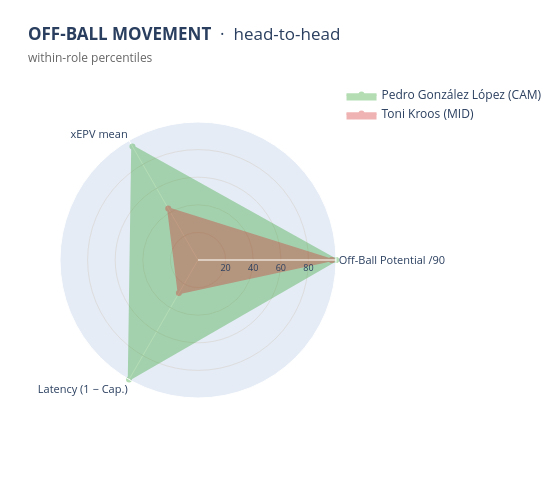

This figure's notebook cell:
### Markdown cell above
### 8.1 — Head-to-head: shadow runner vs trusted threat

We compare the player with the lowest Capitalisation rate among the top-10 by Off-Ball Potential (shadow-runner candidate) against the one with the highest (trusted threat). Both produce a lot of off-ball value; only one sees that value realised.

The pairing the data picks is Pedri against Kroos, and it is the cleanest illustration of the metric. Both are near the top on Off-Ball Potential, so on the volume axis they look alike. The difference is latency: Pedri is served on 16% of the value he offers and Kroos on 50%. On the radar the two polygons sit on top of each other on Potential and pull apart entirely on the Latency axis, Pedri stretched to the edge, Kroos pulled in. Same exposure, opposite outcome: one is a threat his team keeps missing, the other a threat his team uses. URS /90 rewards the first, and that is the behaviour H3 is built to surface.

### Code cell
# Compare a shadow-runner candidate against a trusted-threat candidate.
# Choose the player with the lowest capitalisation_rate among the top-10
# Potential players (≈ shadow runner) and the one with the highest among them.
top10 = elig.nlargest(10, 'off_ball_potential_per90')
shadow  = top10.loc[top10['capitalization_rate'].idxmin(), 'player']
trusted = top10.loc[top10['capitalization_rate'].idxmax(), 'player']
print(f"Shadow runner candidate : {shadow}")
print(f"Trusted threat candidate: {trusted}")
off_ball_radar([shadow, trusted])

### Figure 1 — Plotly figure (JSON) as saved in the notebook; plotly's stock layout.template omitted (floating-point values rounded to 4 significant figures)
{"data": [{"fill": "toself", "fillcolor": "#2ca02c", "hoverinfo": "text", "hovertext": ["<b>Off-Ball Potential /90</b><br>Raw: 3.301<br>Pct in CAM: 100", "<b>xEPV mean</b><br>Raw: 0.036<br>Pct in CAM: 95", "<b>Latency (1 − Cap.)</b><br>Raw: 0.843<br>Pct in CAM: 100", "<b>Off-Ball Potential /90</b><br>Raw: 3.301<br>Pct in CAM: 100"], "line": {"color": "#2ca02c", "width": 2.5}, "name": "Pedro González López (CAM)", "opacity": 0.35, "r": [100, 95, 100, 100], "showlegend": true, "theta": ["Off-Ball Potential /90", "xEPV mean", "Latency (1 − Cap.)", "Off-Ball Potential /90"], "type": "scatterpolar"}, {"fill": "toself", "fillcolor": "#d62728", "hoverinfo": "text", "hovertext": ["<b>Off-Ball Potential /90</b><br>Raw: 1.645<br>Pct in MID: 97", "<b>xEPV mean</b><br>Raw: 0.014<br>Pct in MID: 43", "<b>Latency (1 − Cap.)</b><br>Raw: 0.501<br>Pct in MID: 28", "<b>Off-Ball Potential /90</b><br>Raw: 1.645<br>Pct in MID: 97"], "line": {"color": "#d62728", "width": 2.5}, "name": "Toni Kroos (MID)", "opacity": 0.35, "r": [96.9, 43.1, 27.7, 96.9], "showlegend": true, "theta": ["Off-Ball Potential /90", "xEPV mean", "Latency (1 − Cap.)", "Off-Ball Potential /90"], "type": "scatterpolar"}], "layout": {"height": 480, "margin": {"b": 40, "l": 60, "r": 60, "t": 80}, "polar": {"angularaxis": {"tickfont": {"size": 11}}, "radialaxis": {"gridcolor": "#ddd", "range": [0, 100], "tickfont": {"size": 9}, "tickvals": [20, 40, 60, 80]}}, "title": {"text": "<b>OFF-BALL MOVEMENT</b>  ·  head-to-head<br><span style='font-size:12px;color:#666'>within-role percentiles</span>"}, "width": 560}}
